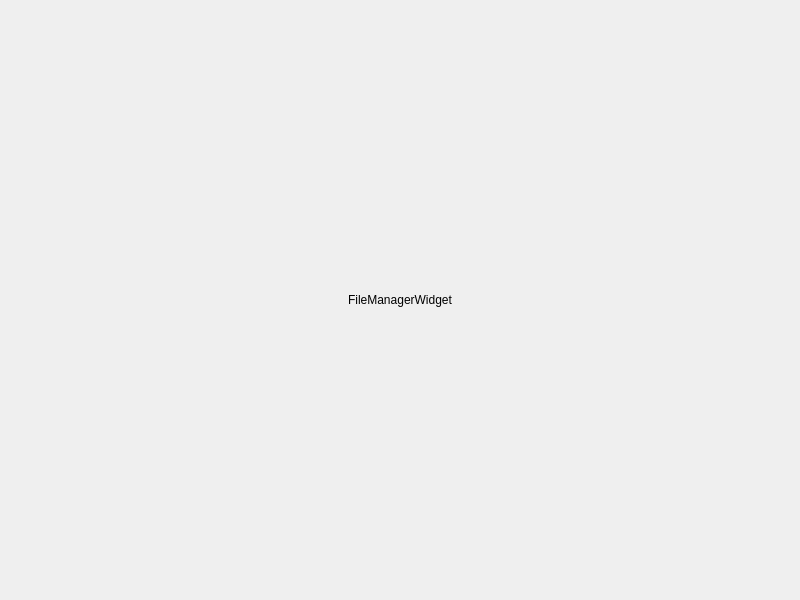
<?xml version="1.0" encoding="UTF-8"?>
<ui version="4.0">
 <class>FileManagerWidget</class>
 <widget class="QWidget" name="FileManagerWidget">
  <property name="geometry">
   <rect>
    <x>0</x>
    <y>0</y>
    <width>800</width>
    <height>600</height>
   </rect>
  </property>
  <property name="windowTitle">
   <string>Widget</string>
  </property>
  <layout class="QHBoxLayout" name="horizontalLayout">
   <item>
    <widget class="QLabel" name="label">
     <property name="text">
      <string>FileManagerWidget</string>
     </property>
     <property name="alignment">
      <set>Qt::AlignCenter</set>
     </property>
    </widget>
   </item>
  </layout>
 </widget>
 <resources/>
 <connections/>
</ui>
